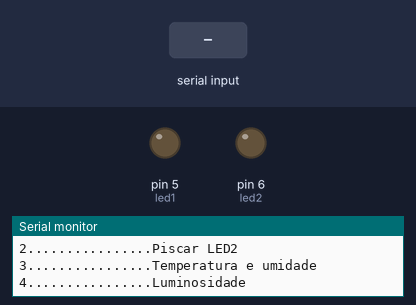
Bench run of a sketch on a simulated Arduino Uno, built with avr-gcc and run on an emulated ATmega328P. Parts: output pins drawn as LEDs (lit = HIGH), the last lines printed to the serial monitor. Dashed ring = blinking. Inputs (shaded band) come from the test bench.

Above: at 1.2 s.
1.3 s: "2" received over Serial
At 2.1 s:
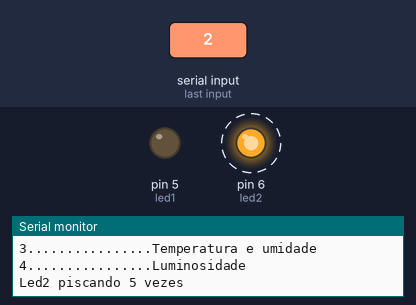
Timing chart, 0 to 11.8 s (numbered marks = the images above; inputs shaded):
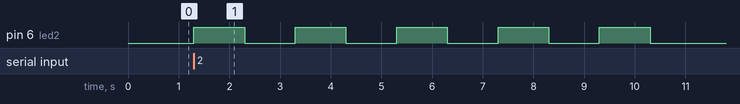

Measured:
- after the input at 1.3 s, pin 6 (led2): alternates HIGH for 1.0 s and LOW for 1.0 s, starting at once

The sketch:

MENU.ino
```cpp
//=============================================================================================================================================================================================
/*Criando Menu utilizando monitor serial.
 * A partir do valor digitado no teclado
 * do computador
 *
 */
 //=============================================================================================================================================================================================
#include <DHT.h>
#include <DHT_U.h>

//======= Diretivas =============================================================================================================================================================================
#define led1 5
#define led2 6
#define DHTPIN A1
#define DHTTYPE DHT11
//==== Protótipo funções =================================================================================================================================================
//Função responsável pela aferição da temperatura e umidade
void temperaturaUmidade();

// função responsável por pisca led
void piscaLed(int qt);

// função responsável por ligar e desligar led
void ligarLed();

//Função responsável pela aferição da luminosidade
void luminosidade();

// Função responsável pelo menu
char menu();

// criando objeto para o DHT11
DHT dht(DHTPIN, DHTTYPE);
//==== Variáveis auxiliares ============================================================================================================================================
int aux = 0;
int ldr = A0;
char leitura;
//======================================================================================================================================================================
void setup(){

  pinMode(led1,OUTPUT);
  pinMode(led2, OUTPUT);
  dht.begin();
  Serial.begin(9600);

  digitalWrite(led1,LOW);
  digitalWrite(led2,LOW);

}

//========================================================================================================================================================================
void loop() {


    leitura = menu();

    if(leitura == '1'){ // se valor digitado for 1 chama a função

      ligarLed();

    }else if(leitura == '2'){

      piscaLed(5); // pisca o led2 5 vezes
      digitalWrite(led2,LOW); // depois disliga o led2

    }else if(leitura == '3'){

      temperaturaUmidade();

    }else if(leitura == '4'){

      luminosidade();

    }

}// END Loop
//====== Função responsável pelo menu ==================================================================================================================================
char menu(){

  char options;

  while(aux < 1){
    Serial.println("Escolha uma opção");

    Serial.println("1................LED1");

    Serial.println("2................Piscar LED2");

    Serial.println("3................Temperatura e umidade");

    Serial.println("4................Luminosidade");
    aux++;
  }// END while

 if(Serial.available() > 0){// enviar resposta apenas quando receber dados:

    options = Serial.read(); // Lê os dados recebidos na porta serial.

    aux = 0;

 }// end if

 return options;
}// END menu

//======== função responsável por ligar e desligar led ================================================================================================================
void ligarLed(){

  if(digitalRead(led1) == LOW){ // verifica se o led está desligado

      Serial.println(" Led1 ligado");
      digitalWrite(led1,HIGH); // liga led1

  }else{
    Serial.println("Led1 Desligado");
    digitalWrite(led1,LOW);
  }

} // END  ligarLed

//======== função responsável por pisca led ==========================================================================================================================
void piscaLed(int qt){
  Serial.println("Led2 piscando " + String(qt,DEC) + " vezes");

  for(int i = 0; i < qt; i++ ){
    digitalWrite(led2,HIGH);

    delay(1000);

    digitalWrite(led2,LOW);

    delay(1000);
  }//end for

}//END  picaLed

//======= Função responsável pela aferição da temperatura e umidade ====================================================================================================
void temperaturaUmidade(){

  float h = dht.readHumidity();         // Variável que recebe o valor da umidade relativa do ar do sensor
  float t = dht.readTemperature();     // Variável que recebe valor da temperatura

  /// testa se retorno é valido
  if(isnan(t) || isnan(t)){
      Serial.println("ERRO NA LEITURA DO SENSOR DHT11");
  }else{ // estiver tudo ok imprimi os valores

    Serial.print("Umidade: ");
    Serial.print(h);
    Serial.print(" %t");
    Serial.print("Temperatura: ");
    Serial.print(t);
    Serial.println(" *C");

  }//  end else

}//END temperaturaUmidade

//======= Função responsável pela aferição da luminosidade ===============================================================================================================
void luminosidade(){

  int valorLdr = 0;

  // Receber a leitura do ldr
  valorLdr = analogRead(ldr);

  Serial.print("Luminosidade");
  Serial.println(valorLdr);

  delay(1000);

}// END luminosidade
//========================================================================= END ============================================================================================
```
